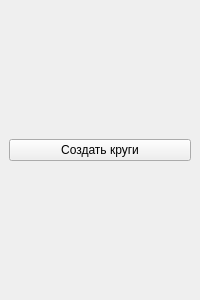
<?xml version="1.0" encoding="UTF-8"?>
<ui version="4.0">
   <class>MainWindow</class>
   <widget class="QMainWindow" name="MainWindow">
      <property name="geometry">
         <rect>
            <x>0</x>
            <y>0</y>
            <width>200</width>
            <height>300</height>
         </rect>
      </property>
      <property name="windowTitle">
         <string>Рисование случайных кругов</string>
      </property>
      <widget class="QWidget" name="centralwidget">
         <layout class="QVBoxLayout" name="verticalLayout">
            <item>
               <widget class="QPushButton" name="pushButton">
                  <property name="text">
                     <string>Создать круги</string>
                  </property>
               </widget>
            </item>
         </layout>
      </widget>
   </widget>
   <resources/>
   <connections/>
</ui>
